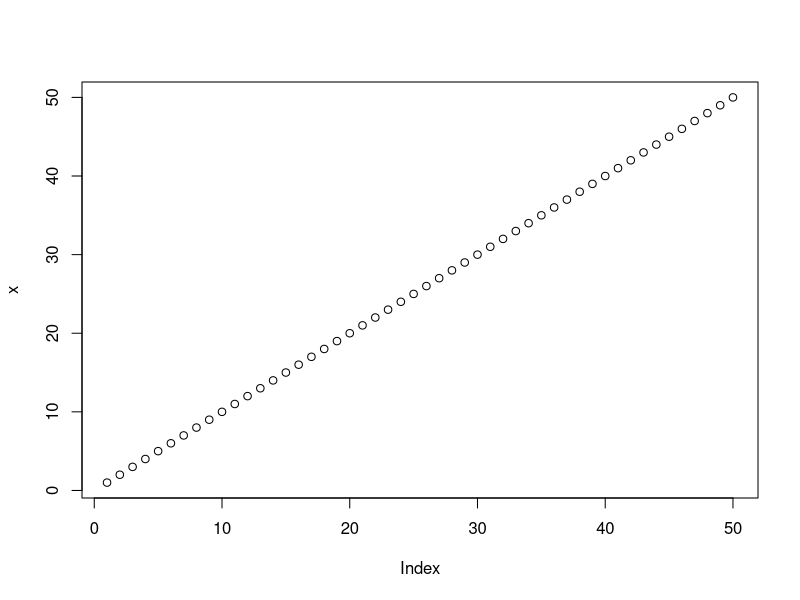
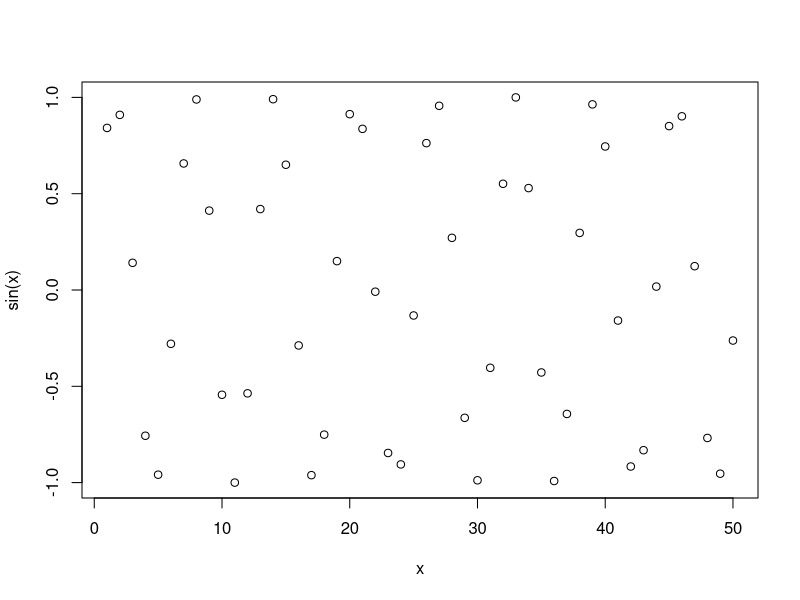
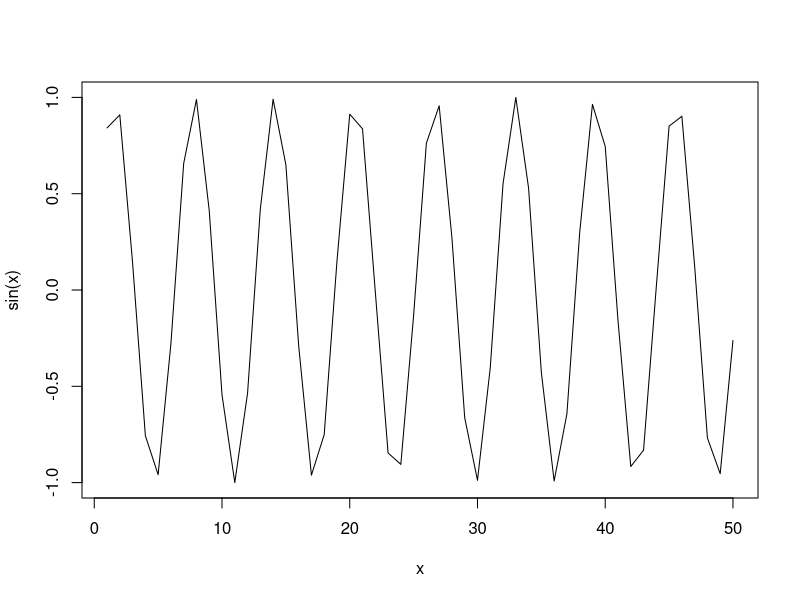
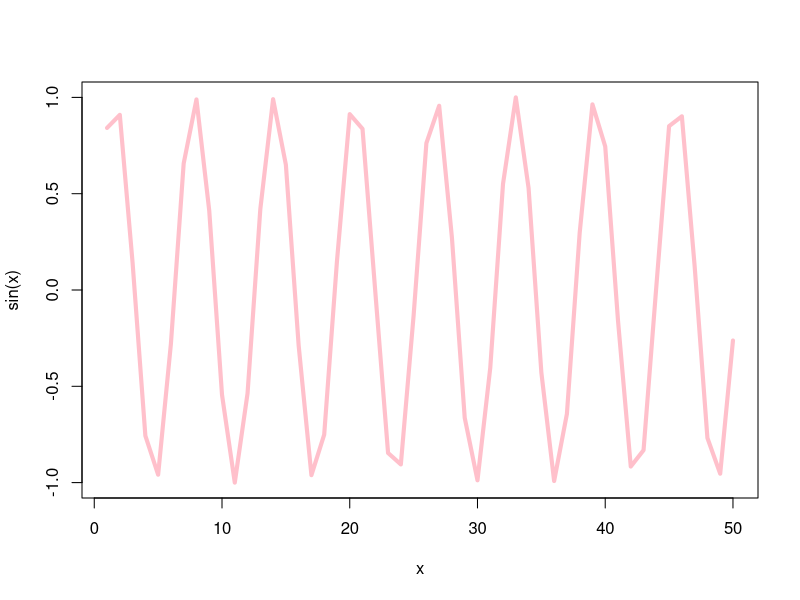

Here is the R script that generated these plots, in order:
#' ---
#' title: "Class 4 R Intro"
#' author: "Amy Nguyen"
#' date: "January 15th, 2026"
#' ---

x <- 1:50
plot(x)
plot(x,sin(x))

plot(x,sin(x), typ="l")
plot(x, sin(x), typ="l", col="pink", lwd=4)

log(10)
log(10, base = 10)
